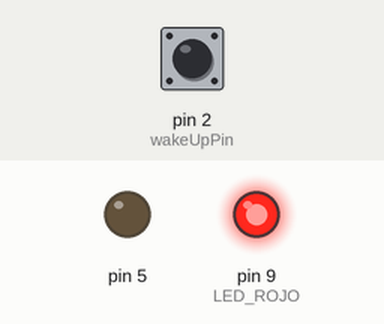
The sketch below on a simulated Arduino Nano, built with avr-gcc and run on an emulated ATmega328P. On the bench: output pins drawn as LEDs (lit = HIGH). The inputs (shaded band) are chosen by the test bench; at power-on: pin 2 (wakeUpPin) HIGH. The local clock reads 2024-03-15 10:24:30 at power-on unless the sketch sets it; storage starts empty; what the sketch prints to the serial monitor is not drawn.

Above: at 0.1 s.
At 1.2 s:
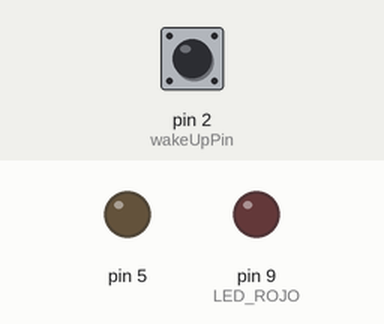
Timing chart, 0 to 2.7 s (numbered marks = the images above):
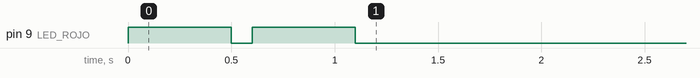

The sketch:

contador_pulsos.ino
```cpp
//

#include <SPI.h>
#include "SdFat.h"
#include <Wire.h>

// file system
SdFat SD;
File file;

#define SD_CS             10        // alias del pin conectado a CS de la SD
#define LED_ROJO          9

// dirección en el bus I2C del RTC
const int DS3231 = 0x68;

// Inicializar variables de fecha y hora
byte segundo = 0;
byte minuto = 0;
byte hora = 0;
byte mes = 0;
byte anio = 0;
byte weekday = 0;
byte dia = 0;

// Nombre del archivo donde se dejarán las tramas
const char str[] = "archivo.txt";
volatile int contador = 0;    // cuenta de pulsados
unsigned long indice = 0;               // índice de tramas
boolean bandera_grabacion = true;
const int wakeUpPin = 2;

const int intervalo = 20;                    // intervalo de medición de pulsos
unsigned long actual_milis = 0;
unsigned long previo_milis = 0;

//---------------------------------------------------------------------------------------------------------------------------------------

// función dummy en posición 0 de memoria para, al llamarla, simular un RESET del Arduino.
void(* resetFunc) (void) = 0;


void obtenerFechaHora()
{
  Wire.beginTransmission(DS3231);
  Wire.write(byte(0));
  Wire.endTransmission();
  Wire.requestFrom(DS3231, 7);
  segundo = bcd2Dec(Wire.read());
  minuto = bcd2Dec(Wire.read());
  hora = bcd2Dec(Wire.read());
  weekday = bcd2Dec(Wire.read());
  dia = bcd2Dec(Wire.read());
  mes = bcd2Dec(Wire.read());
  anio = bcd2Dec(Wire.read());
}

// --------------------------------------------

byte bcd2Dec(byte val)
{
  return ((val/16*10) + (val%16));
}


void grabar_datos_archivo()
{
  char buffer1[3];
  char buffer2[8];

  SD.chdir("/");
  file = SD.open(str, O_WRITE | O_CREAT | O_APPEND);
  sprintf(buffer2, "%07d", indice);
  file.print(buffer2);
  file.print(F(" - "));
  sprintf(buffer1, "%02d", dia);
  file.print(buffer1);
  file.print(F("/"));
  sprintf(buffer1, "%02d", mes);
  file.print(buffer1);
  file.print(F("/"));
  file.print("20");
  file.print(anio);
  file.print(F(" "));
  sprintf(buffer1, "%02d", hora);
  file.print(buffer1);
  file.print(F(":"));
  sprintf(buffer1, "%02d", minuto);
  file.print(buffer1);
  file.print(F(":"));
  sprintf(buffer1, "%02d", segundo);
  file.print(buffer1);
  file.print(F(" - "));

//  dht.read();
//  delay(2000);
//  //dht.read();
//  file.print(dht.readTemperature(),1);
//  file.print(F(" - "));
//  delay(100);
//  file.print(dht.readHumidity(),1);
//  file.print(F(" - "));
//  //Leer sensor de presión y temperatura BMP180
//  file.print(bmp.readTemperature(),1);
//  file.print(F(" - "));
//  file.print((bmp.readPressure())/100);
//  file.print(F(" - "));
//  resultado_contador = contador * CONSTANTE_PULSADO;
//  file.print(int(resultado_contador));  //parte entera
//  file.print("."); // punto decimal
//  unsigned int frac;
//  frac = (resultado_contador - int(resultado_contador)) * 10;
//  file.print(frac);                    // decimales
  file.println(contador);
  contador = 0;
  // Cerrar archivo
  file.close();
  //delay(500);
}

// ------------------------- este código se ejecuta cdo se pulsa el pulsador, ES UNA INTERRUPCIÓN -------------------
void wakeUp(){
  contador = contador + 1;
  if (bandera_grabacion=false){
      bandera_grabacion = true;
  }
}
//

void setup(){
  analogReference(DEFAULT);   //TIENE QUE SER LA PRIMERA INSTRUCCIÓN POR CUESTIONES INTERNAS DEL MICRO
  Serial.begin(115200);
  pinMode(A6, INPUT);
  pinMode(5, OUTPUT);
  digitalWrite(5,LOW);
  pinMode(LED_ROJO, OUTPUT);
  // que bipee 2 veces
  digitalWrite(LED_ROJO,HIGH);
  delay(500);
  digitalWrite(LED_ROJO,LOW);
  delay(100);
  digitalWrite(LED_ROJO,HIGH);
  delay(500);
  digitalWrite(LED_ROJO,LOW);
  delay(100);
  Wire.begin();
  pinMode(wakeUpPin, INPUT_PULLUP);
  //pin CS a la SD definido como salida
  pinMode(SD_CS,OUTPUT);
  // initializar SPI
  SPI.begin();
  //Inicializar SD
  if (!SD.begin(SD_CS)) {
      //digitalWrite(LED_ROJO,HIGH);
      Serial.println(F("Problema SD"));
  }
  // Habilitar la interrupción que se producirá al oprimirse el botón conectado al pin 2
  attachInterrupt(0, wakeUp, FALLING);
  Serial.println(F("Listo"));
}


void loop(void) {
  unsigned int inter;
  if (bandera_grabacion = true){
    unsigned long actual_milis = millis();
    inter = intervalo * 1000;
    if (actual_milis - previo_milis >= inter) {
      previo_milis = actual_milis;
      obtenerFechaHora();
      grabar_datos_archivo();
      Serial.println(F("Archivo grabado"));
      indice++;
    }
  }

}
```
